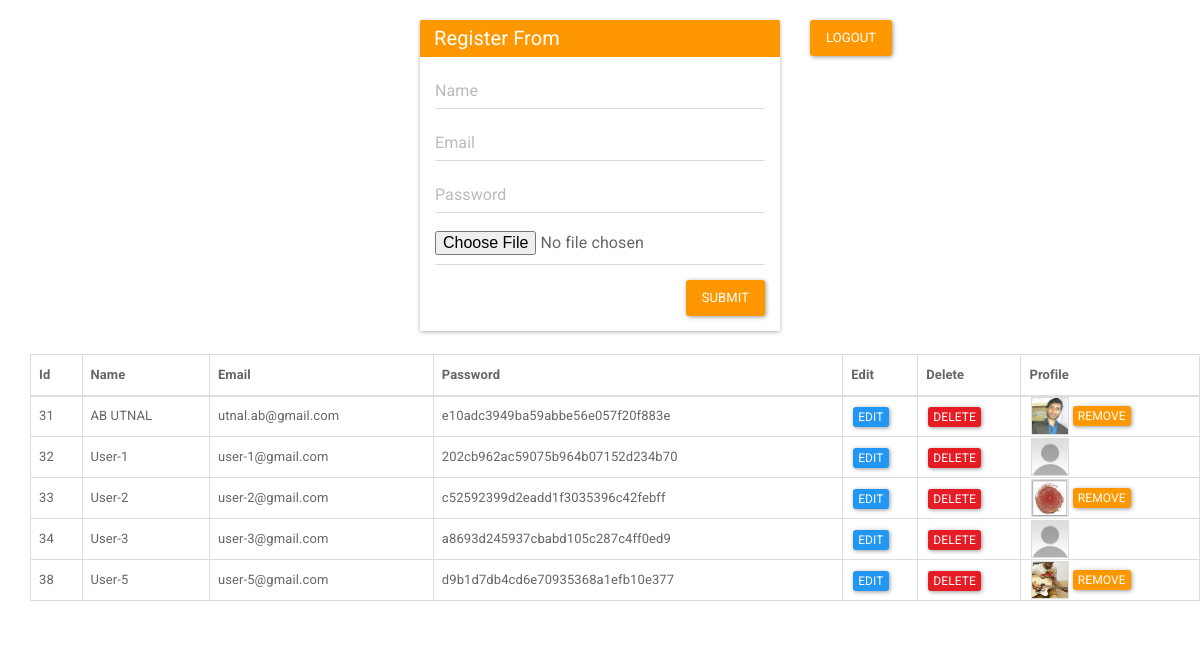
Page /dashboard.php on the committed database.
### tables this page shows
CREATE TABLE `user_tbl` (
  `id` int(11) NOT NULL,
  `name` varchar(100) NOT NULL,
  `email` varchar(100) NOT NULL,
  `password` varchar(100) NOT NULL,
  `image` varchar(255) NOT NULL
);

### database.php (called while the page is built, shortened)
<?php
class Database
{
	public function __construct(){
		$this->con = mysqli_connect("localhost","root","","trawex");
	}
}
?>

### action.php (called while the page is built, shortened)
<?php
include('database.php');
class curdOperation extends Database{
 		public function select_all($table){
 			$sql="";
 			$sql .="SELECT * FROM ".$table;
 			$query = mysqli_query($this->con,$sql);
 			while($row = mysqli_fetch_assoc($query)):
 				$array[]=$row;
 			endwhile;
 			return $array;
 		}
}
$obj = new curdOperation;
?>

### dashboard.php (the view, shortened to what this page needs)
<!DOCTYPE html>
<html>
	<head>
		<link rel="stylesheet" href="css/bootstrap.min.css">
		<?php
			include('action.php');
		?>
	</head>
	<body>
		<div class="container" style="margin-top:20px;">
			<div class="row">
				<div class="col-md-4 col-lg-4 col-xs-4">
             </div>
				<div class="col-md-4">
					<div class="panel panel-warning">
						<div class="panel-heading" style="color:#fff;font-size:20px;padding: 0px 14px;margin: 0px;">Register From</div>
						<div class="panel-body">
							<?php
								if (isset($_GET['update'])) {
									$id =$_GET['id'] ?? null;
									$where = ['id'=>$id];
									$data = $obj->select_where('user_tbl',$where);
									foreach ($data as $row) {
										?>
										<form action="action.php" method="post" enctype="multipart/form-data">
								<div class="row">
									<div class="col-md-12">
										<div class="form-group"><input type="text"  value="<?php echo $row['name'] ?>"placeholder="Name" required="required" name="name" class="form-control"></div>
										<div class="form-group"><input type="text" value="<?php echo $row['email'] ?>"placeholder="Email" name="email" required="required" class="form-control"></div>
										<div class="form-group"><input type="password" value="<?php echo $row['password'] ?>"placeholder="Password" required="required" name="password" class="form-control"></div>
										<div class="form-group"><input type="file"  name="photo" class="form-control"><input type="hidden" name="path" value="<?php echo $row['image']?>" class="form-control">
										</div>
										<a href="dashboard.php" class="btn btn-warning">Cancel</a>
										<input type="hidden" name="id" value="<?php echo $row['id']?>" class="form-control">
										<input type="submit" name="update"  value="Update" class="btn btn-warning pull-right">
									</div>
								</div>
							</form>
										<?php
									}
								}
								else{
							?>
							<form action="action.php" method="post" enctype="multipart/form-data">
								<div class="row">
									<div class="col-md-12">
										<div class="form-group"><input type="text" value="<?php if(isset($_GET['name']))echo $_GET['name']?>" required="required" placeholder="Name" name="name" class="form-control"></div>
										<div class="form-group"><input type="text" value="<?php if(isset($_GET['email']))echo $_GET['email']?>" required="required" placeholder="Email" name="email" class="form-control"></div>
										<div class="form-group"><input type="password" required="required" placeholder="Password" name="password" class="form-control"></div>
										<div class="form-group"><input type="file" accept="image/gif, image/jpeg" name="photo" class="form-control">
										</div>
									<?php if (isset($_GET['msg'])) {
										echo '<div class="alert alert-dismissible alert-'.$_GET['class'].'" style="padding:6px 30px 6px 15px; ">
									  <button type="button" class="close" data-dismiss="alert">&times;</button>'.$_GET['msg'].'
										</div>';
									}?>	<input type="submit" name="submit" class="btn btn-warning pull-right">
									</div>
								</div>
							</form>
						<?php }?>
						</div>
					</div>
				</div>
				<div class="col-md-4">
					<a href="logout.php" class="btn btn-warning">Logout</a>
				</div>
			</div>
			<div class="container">
				<div class="row">
					<div class="co-md-12">
						<table class="table table-bordered" >
							<tr>
								<thead>
									<th>Id</th>
									<th>Name</th>
									<th>Email</th>
									<th>Password</th>
									<th>Edit</th>
									<th>Delete</th>
									<th>Profile</th>
								</thead>
							</tr>
							<?php
								$data = $obj->select_all('user_tbl');
								foreach ($data as $row):
							?>
							<tr >
								<td><?php echo $row['id'];?></td>
								<td><?php echo $row['name']?></td>
								<td><?php echo $row['email']?></td>
								<td><?php echo $row['password']?></td>
								<td class="td-align"><a href="dashboard.php?update=1&id=<?php echo $row['id']?>" class="btn btn-primary btn-xs">Edit</a></td>
								<td class="td-align"><a href="dashboard.php?delete=1&path=<?php echo $row['image']?>&id=<?php echo $row['id']?>" class="btn btn-danger btn-xs">Delete</a></td>
								<td class="td-align">
									<?php if ($row['image'] ?? null){?>
											<img src="<?php echo $row['image']?>" alt="" width="38px" style="border: 1px solid #ddd" height="38px">
											<a href="dashboard.php?del_image=1&path=<?php echo $row['image']?>&id=<?php echo $row['id']?>" class="btn btn-warning btn-xs">Remove</a>
									 <?php	} else{
									 	echo '<img src="upload/avatar.jpg" withd="38px" height="38px" style="border: 1px solid #ddd">';
									 }
									 	?>
								</td>
							</tr>
						<?php endforeach;?>
						</table>
					</div>
				</div>
			</div>
		</div>
	</body>
</html>

### dashboard.php (style rules this page uses)
.td-align { margin: 0px 10px 0px 10px !important; padding: 0px 0px 0px 10px !important; vertical-align: middle !important; }

### rows in the picture
user_tbl: id "31", name "AB UTNAL", email "utnal.ab@gmail.com", password "e10adc3949ba59abbe56e057f20f883e", image (picture)
user_tbl: id "32", name "User-1", email "user-1@gmail.com", password "202cb962ac59075b964b07152d234b70"
user_tbl: id "33", name "User-2", email "user-2@gmail.com", password "c52592399d2eadd1f3035396c42febff", image (picture)
user_tbl: id "34", name "User-3", email "user-3@gmail.com", password "a8693d245937cbabd105c287c4ff0ed9"
user_tbl: id "38", name "User-5", email "user-5@gmail.com", password "d9b1d7db4cd6e70935368a1efb10e377", image (picture)
